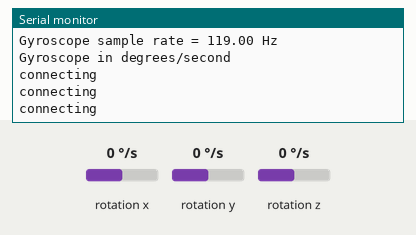
A sketch run on a simulated Arduino Nano 33 IoT. Parts: the last lines printed to the serial monitor. The inputs (shaded band) are chosen by the test bench; at power-on: rotation y 0 °/s, rotation x 0 °/s, rotation z 0 °/s. WiFi joins after 1.5 s; servers stay silent unless stated.

Above: at 8.7 s.
8.8 s: rotation y set to -28 °/s
10.3 s: rotation y set to -33 °/s
At 11.3 s:
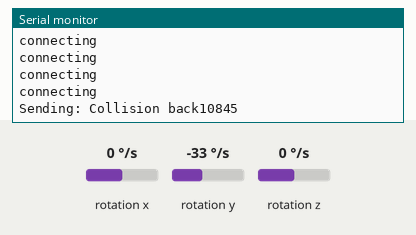
12.5 s: rotation x set to -34 °/s
At 13.5 s:
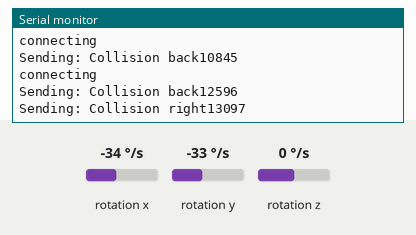
14.0 s: rotation x set to -27 °/s
At 15.9 s:
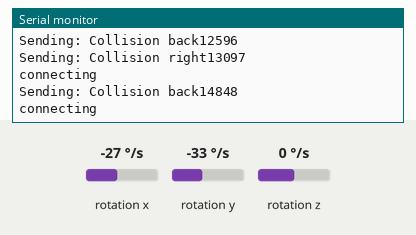
Timing chart, 0 to 17.4 s (numbered marks = the images above; inputs shaded):
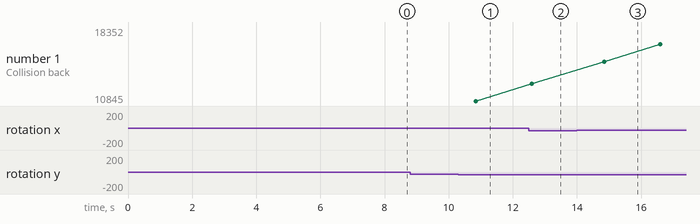

The sketch:

GyroscopeToTCP.ino
```cpp
//Code for receiving gyroscope data from Arduino Nano 33 IoT and sending it over TCP.
//Code for gyroscope from Arduino documentation https://docs.arduino.cc/tutorials/nano-33-iot/imu-gyroscope/
//Code for sending data over TCP from example code provided in class

#include <WiFiNINA.h>
#include <Arduino_LSM6DS3.h>

//Setting up variables for sending data over TCP
WiFiClient client;

const char server[] = "192.168.1.88";  //local IP address of receiver device goes here
const int portNum = 7194;  //desired port # goes here. Make sure the receiver is listening on the same port!

//be sure to remove WiFi network details before uploading this code!
const char WIFI_SSID[] = "FiOS-YD974";  //WiFi network name goes here
const char WIFI_PASS[] = "boy6768win7934burn";  //WiFi password goes here


//Setting up variables for gyroscope data
float x, y, z;
int plusThreshold = 30, minusThreshold = -30;


void setup() {
  Serial.begin(9600);
  while (!Serial)
    ;
  Serial.println("Started");

  //retry connection until WiFi is connected successfully
  while (WiFi.status() != WL_CONNECTED) {
    Serial.println("Attempting to connect to SSID: ");
    // Attempt connection to WPA/WPA2 network.
    WiFi.begin(WIFI_SSID, WIFI_PASS);
    delay(3000);
  }
  Serial.println("connected!");

  if (!IMU.begin()) {
    Serial.println("Failed to initialize IMU!");
    while (1)
      ;
  }
  Serial.print("Gyroscope sample rate = ");
  Serial.print(IMU.gyroscopeSampleRate());
  Serial.println(" Hz");
  Serial.println();
  Serial.println("Gyroscope in degrees/second");
}


void loop() {
  //connect to client if disconnected, or send TCP message if conected
  if (!client.connected()) {
    Serial.println("connecting");
    client.connect(server, portNum);
    delay(1000);
    return;
  } else {
    calculateCollision();
    delay(50);
  }
}

void calculateCollision() {
  if (IMU.gyroscopeAvailable()) {
    IMU.readGyroscope(x, y, z);
  }
  if (y > plusThreshold) {
    Serial.println("Sending: Collision front+String(millis())");
    client.println("Collision front_" + String(millis()));
    delay(500);
  }
  if (y < minusThreshold) {
    Serial.println("Sending: Collision back"+String(millis()));
    client.println("Collision back_" + String(millis()));
    delay(500);
  }
  if (x < minusThreshold) {
    Serial.println("Sending: Collision right"+String(millis()));
    client.println("Collision right_" + String(millis()));
    delay(500);
  }
  if (x > plusThreshold) {
    Serial.println("Sending: Collision left_" + String(millis()));
    client.println("Collision left_" +String(millis()));
    delay(500);
  }
}
```

Measured:
- the behaviour switches between -30 and -31 °/s on rotation y (found by bisection; images 0 and 1)
- the behaviour switches between -31 and -30 °/s on rotation x (found by bisection; images 2 and 3)
- after the input at 10.3 s, the serial monitor: prints a new line after 0.55 s (image 1)
- after the input at 12.5 s, the serial monitor: prints a new line after 0.60 s (image 2)
- plotted number 1: 12596 → 18352 after the input at 14.0 s
